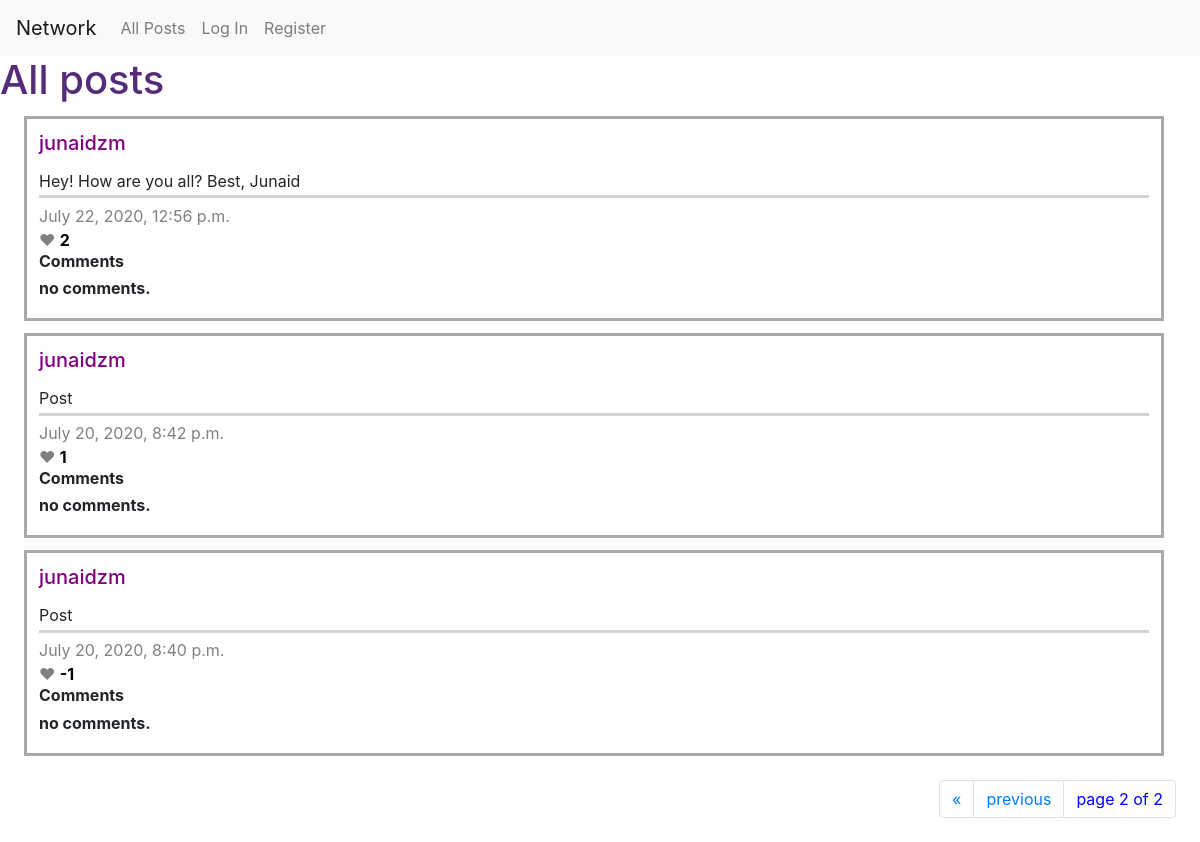
Screenshot of /?page=2 with the database file from the repository.
### network/models.py (models this page shows, shortened)
class Post(models.Model):
    user = models.ForeignKey(
        User, on_delete=models.CASCADE, related_name="posts")
    content = models.CharField(max_length=300)
    num_likes = models.IntegerField()
    timestamp = models.DateTimeField(auto_now_add=True)

class User(AbstractUser):
    pass

### network/views.py (the view, shortened to what this page needs)
# urls.py: path("", views.index, name="index"),
def index(request):
    if not request.user.is_authenticated:
        paginator = Paginator(Post.objects.all().order_by('-timestamp'), 10)
        page_number = request.GET.get('page')
        page_obj = paginator.get_page(page_number)
        post_to_liked = {}
        for item in page_obj:
            post_to_liked[item] = False
        return render(request, "network/index.html", {
            "user": None, "liked": post_to_liked, "page_obj": page_obj
        })

### network/templates/network/index.html (shortened to what this page needs)
{% extends "network/layout.html" %}
{% load static %}
{% block body %}
    <h1>All posts</h1>
    {% for post, has_liked in liked.items %}
      <div id=post class='c{{ post.id }}'>
        <a href="{% url 'profile' post.user.username %}" id=user><h5>{{ post.user.username }}</h5></a>
        <div id=postcontent>{{ post.content }}</div>
        <div id=timestamp>{{ post.timestamp }}</div>
        {% if has_liked %}
          <div id=likes class="red" data-postid='{{ post.id }}' style="color:red;">&#9829 <span id="nolikes" style="color:black;">{{ post.num_likes }}</span></div>
        {% else %}
         <div id=likes class="grey" data-postid='{{ post.id }}' style="color:grey;">&#9829 <span id="nolikes" style="color:black;">{{ post.num_likes }}</span></div>
         {% endif %}
        <div id=comments>
          <h6>Comments<h6>
          {% for comment in post.comments.all %}
            <div>
              {{ comment.user }}
              comment.comment
            </div>
          {% empty %}
            <div>
              no comments.
            </div>
          {% endfor %}
        </div>
      </div>
    {% empty %}
        <div>
          no posts.
        </div>
    {% endfor %}
<nav aria-label="Page navigation" id="pagenav">
  <ul class="pagination justify-content-end">
        {% if page_obj.has_previous %}
            <li class="page-item"><a class="page-link" href="?page=1" aria-label="first">
            <span aria-hidden="true">&laquo;</span>
            </a></li>
            <li class="page-item">
            <a class="page-link" href="?page={{ page_obj.previous_page_number }}" aria-label="previous">
              <span aria-hidden="true">previous</span>
              </a></li>
        {% endif %}
        <li class="page-item"><a class="page-link" aria-label="current">
          <span aria-hidden="true">
            page {{ page_obj.number }} of {{ page_obj.paginator.num_pages }}
        </span></a></li>
  </ul>
</nav>
{% endblock %}

### network/static/network/styles.css (style rules this page uses)
#post { border-style: solid; padding: 1%; margin-left: 2%; margin-right: 3%; margin-top: 1%; margin-bottom: 1%; border-color: darkgrey; text-decoration: none; }
#postcontent { border-bottom-style: solid; margin-bottom: 0.5%; padding-top: 0.5%; padding-bottom: 0.25%; margin-top: 0.1%; border-bottom-color: lightgrey; }
#timestamp { color: grey; }
#nolikes, #user { color: purple; font-weight: bold; }
#comments > h6 { font-weight: bold; }
h1 { color: #552c78; }
#pagenav { margin: 2%; color: blue; }

### rows the page displays
Post: user.username "junaidzm", content "Hey! How are you all? Best, Junaid", timestamp "July 22, 2020, 12:56 p.m.", num_likes "2"
Post: user.username "junaidzm", content "Post", timestamp "July 20, 2020, 8:42 p.m.", num_likes "1"
Post: user.username "junaidzm", content "Post", timestamp "July 20, 2020, 8:40 p.m.", num_likes "-1"

### other values shown
{{ page_obj.number }} "2"
{{ page_obj.paginator.num_pages }} "2"
